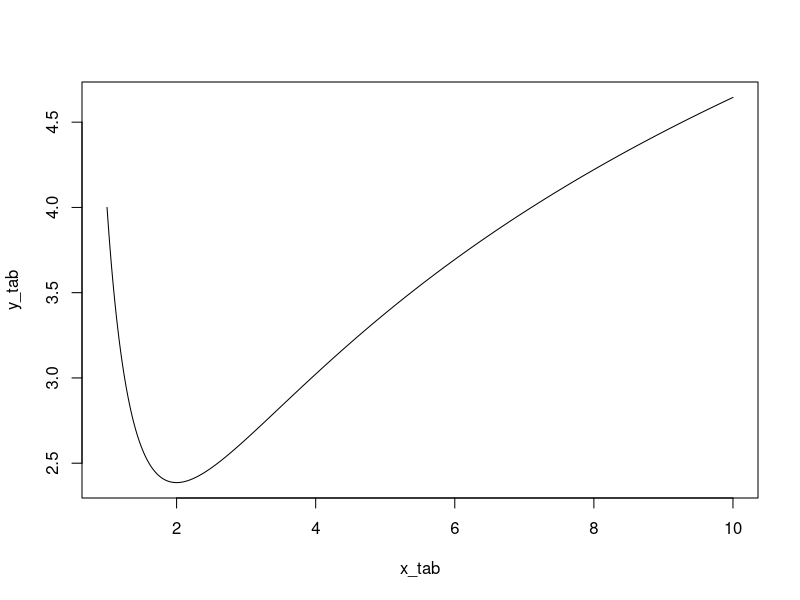

Generate this figure with R:
sigma = 2

qlike = function(x){
  return(log(x**2)+sigma**2/x**2)
}

x_tab = seq(1,10,length.out = 1001)

y_tab = qlike(x_tab)

plot(x_tab,y_tab,type="l")
